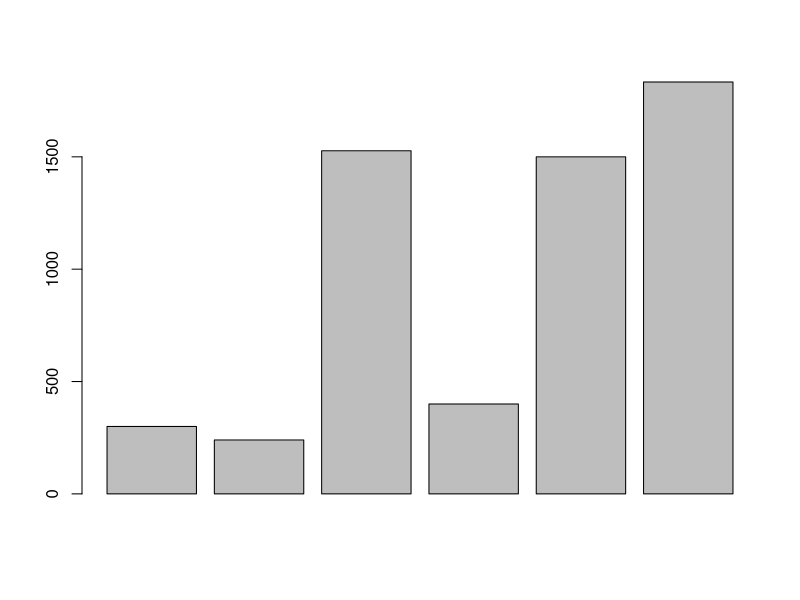
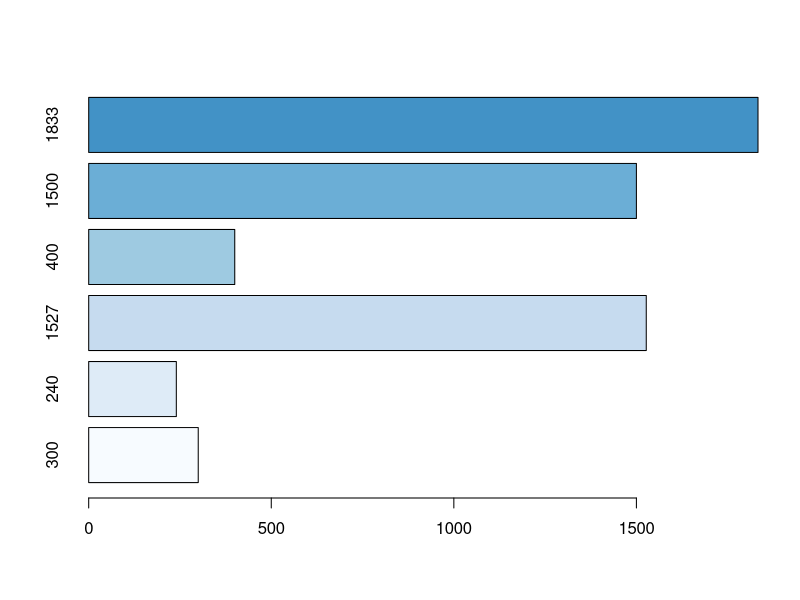
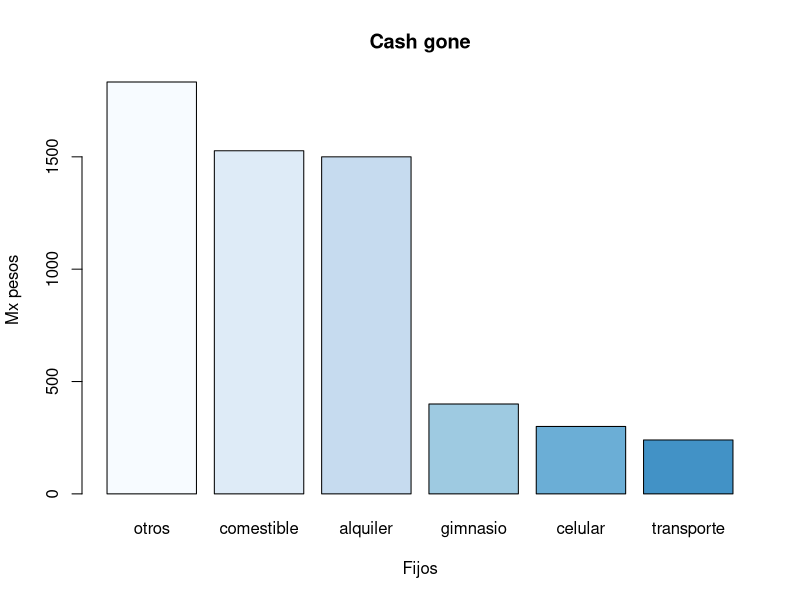

Write R code to recreate these figures, in order.
# Parte 1. 
## Gastos totales ejemplo MCF.
celular<-300
transporte<-240
comestible<-1527
gimnasio<-400
alquiler<-1500
otros<-1833
gastosmes<-celular+transporte+comestible+gimnasio+alquiler+otros
gastosmes

##Gasto al semestre (5 meses hábiles)
gastos_semestre<-gastosmes*5
gastos_semestre
gastos_año<-gastos_semestre*2
gastos_año

##Creación de vector, conjuntar datos.
gastos<-c(celular,transporte,comestible,gimnasio,alquiler,otros)
?barplot
barplot(gastos)
barplot(gastos,col = blues9,names.arg = gastos, horiz = TRUE)
?sort
barplot(sort(gastos,decreasing = TRUE),col = blues9,main = "Cash gone", xlab = "Fijos", ylab = "Mx pesos", names.arg = c("otros","comestible","alquiler","gimnasio","celular","transporte"))
#tedious write the names, more if you change the arrangment
#Cada cosa que vaya a ser puro texto (ejemplo:labels) debe encerrarse en "comillas"

